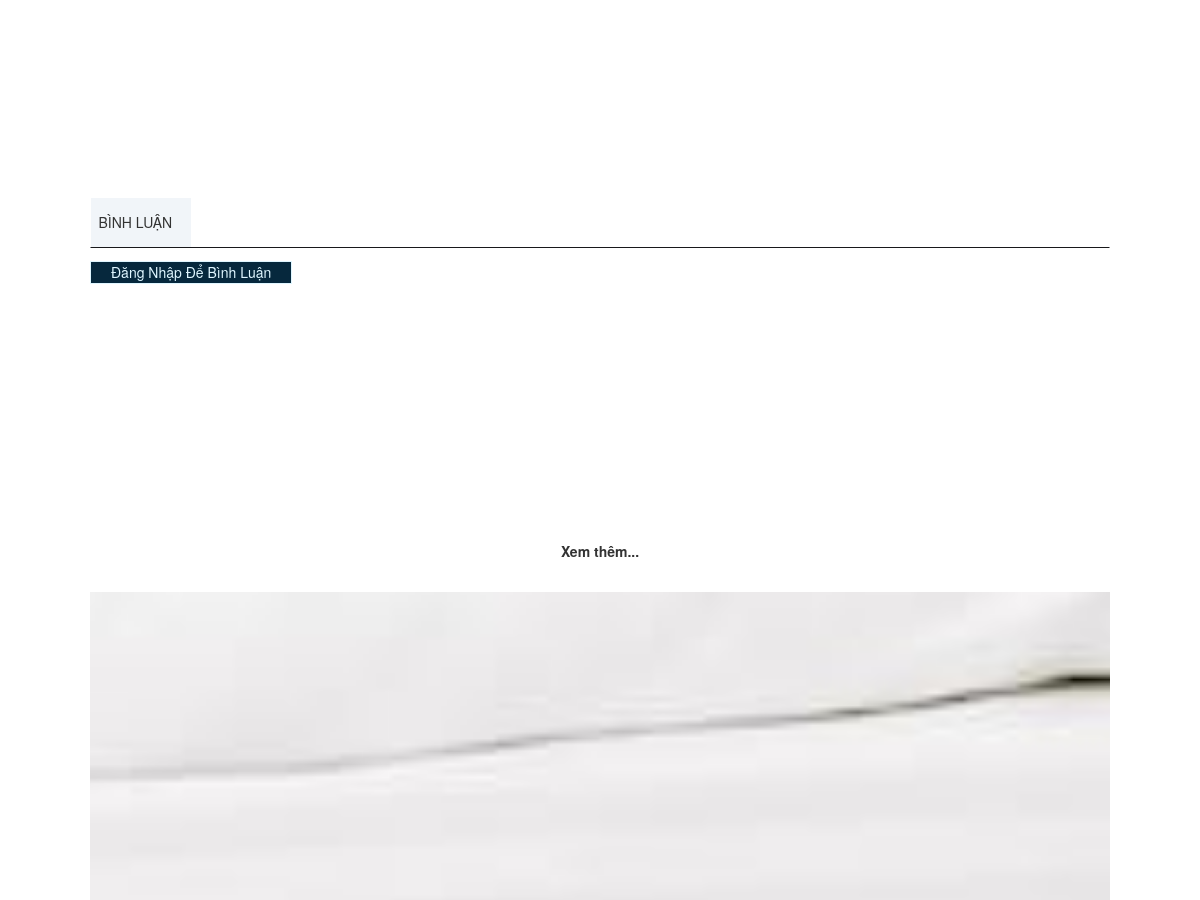
/view/max-themes.net/demos/hoteller/hoteller/boutique/index.php?act=room&id=69 (middle part), run on an earlier commit of the app's database.
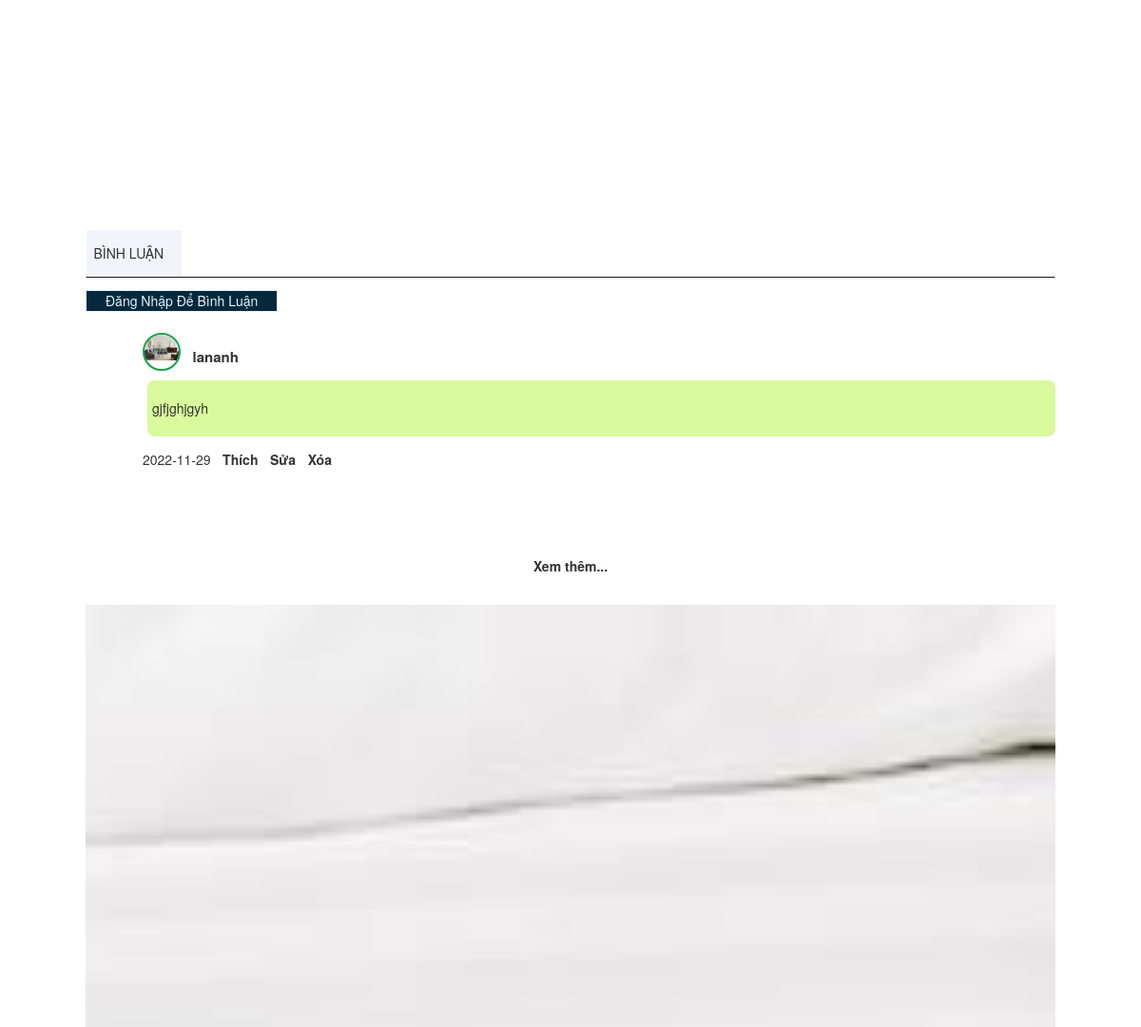
And on a later commit of the database.
### tables this page shows
CREATE TABLE `binhluan` (
  `id_comment` int(11) NOT NULL,
  `noidung` text NOT NULL,
  `id_user` int(11) NOT NULL,
  `ngaybinhluan` date NOT NULL,
  `id_phong` int(11) NOT NULL
);

CREATE TABLE `taikhoan` (
  `id_user` int(11) NOT NULL,
  `username` varchar(255) NOT NULL,
  `password` varchar(10) NOT NULL,
  `email` varchar(255) NOT NULL,
  `tel` varchar(10) NOT NULL,
  `address` varchar(255) NOT NULL,
  `role` tinyint(2) NOT NULL DEFAULT 0
);

### view/max-themes.net/demos/hoteller/hoteller/boutique/model/pdo.php (called while the page is built, shortened)
<?php
function pdo_get_connection(){
    $dburl = "mysql:host=localhost;dbname=khachsan;charset=utf8";
    $user = 'root';
    $password = '';
    $conn = new PDO($dburl, $user, $password);
    $conn->setAttribute(PDO::ATTR_ERRMODE, PDO::ERRMODE_EXCEPTION);
    return $conn;
}
function pdo_query($sql){
    $sql_args = array_slice(func_get_args(), 1);
    try{
        $conn = pdo_get_connection();
        $stmt = $conn->prepare($sql);
        $stmt->execute($sql_args);
        $rows = $stmt->fetchAll();
        return $rows;
    }
    catch(PDOException $e){
        throw $e;
    }
    finally{
        unset($conn);
    }
}

### view/max-themes.net/demos/hoteller/hoteller/boutique/model/binhluan.php (called while the page is built, shortened)
<?php
    function load_binhluan($id){
        $sql = "select taikhoan.username,binhluan.id_comment,binhluan.id_phong, binhluan.noidung, binhluan.ngaybinhluan
                from binhluan inner join taikhoan on taikhoan.id_user = binhluan.id_user
                where binhluan.id_phong = $id order by binhluan.id_comment desc";
        $listbl=pdo_query($sql);
        return $listbl;
    }
?>

### view/max-themes.net/demos/hoteller/hoteller/boutique/room.php (the view, shortened to what the changed rows need)
<div id="page_content_wrapper" class="noheader">
    <div class="inner">
        <div class="inner_wrapper">
            <div class="sidebar_content full_width">
                <div data-elementor-type="wp-post" data-elementor-id="96" class="elementor elementor-96" data-elementor-settings="[]">
                    <div class="elementor-inner">
                        <div class="elementor-section-wrap">
                            <section class=" my-10 ">
                                <div class="open_block h-96 overflow-hidden">
                                    <?php foreach ($listbl as $item) { ?>
                                        <?php
                                        $suabl = "index.php?act=suabl&id=" . $item['id_comment'];
                                        $xoabl = 'index.php?act=xoabl&id= ' . $item['id_comment'] . '&idp=' . $item['id_phong'] . '';
                                        ?>
                                        <div class="pl-24 my-4 ">
                                            <div class="">
                                                <div class="flex">
                                                    <div class="w-16 h-16 border-solid border-2 rounded-full overflow-hidden border-green-600">
                                                        <img class="w-16" src="./upload/101048866-768x576.jpg" alt="">
                                                    </div>
                                                    <p class="ml-5 text-2xl font-bold"><?php echo $item['username'] ?></p>
                                                </div>
                                                <div class="p-2 rounded-xl  bg-lime-200 ml-2 ">
                                                    <p><?php echo $item['noidung'] ?></p>
                                                </div>
                                            </div>
                                            <div class="flex">
                                                <p><?php echo $item['ngaybinhluan'] ?></p>
                                                <p id="like" class="mx-5 font-bold cursor-pointer">Thích</p>
                                                <p><a href="' . $xoatk . '" href="<?php echo $suabl ?>" class=" font-bold cursor-pointer">Sửa</a></p>
                                                <p><a onclick="return confirm('Bạn có thực sự muốn xóa không?');" href="<?php echo $xoabl ?>" class=" mx-5 font-bold cursor-pointer">Xóa</a></p>
                                            </div>
                                        </div>
                                    <?php } ?>
                                </div>
                            </section>
                        </div>
                    </div>
                </div>
            </div>
        </div>
    </div>
    <br class="clear" />
</div>
</div>

What changed in the data, as far as the page shows it:
added binhluan: id_user.username "lananh", noidung "gjfjghjgyh", ngaybinhluan "2022-11-29"
